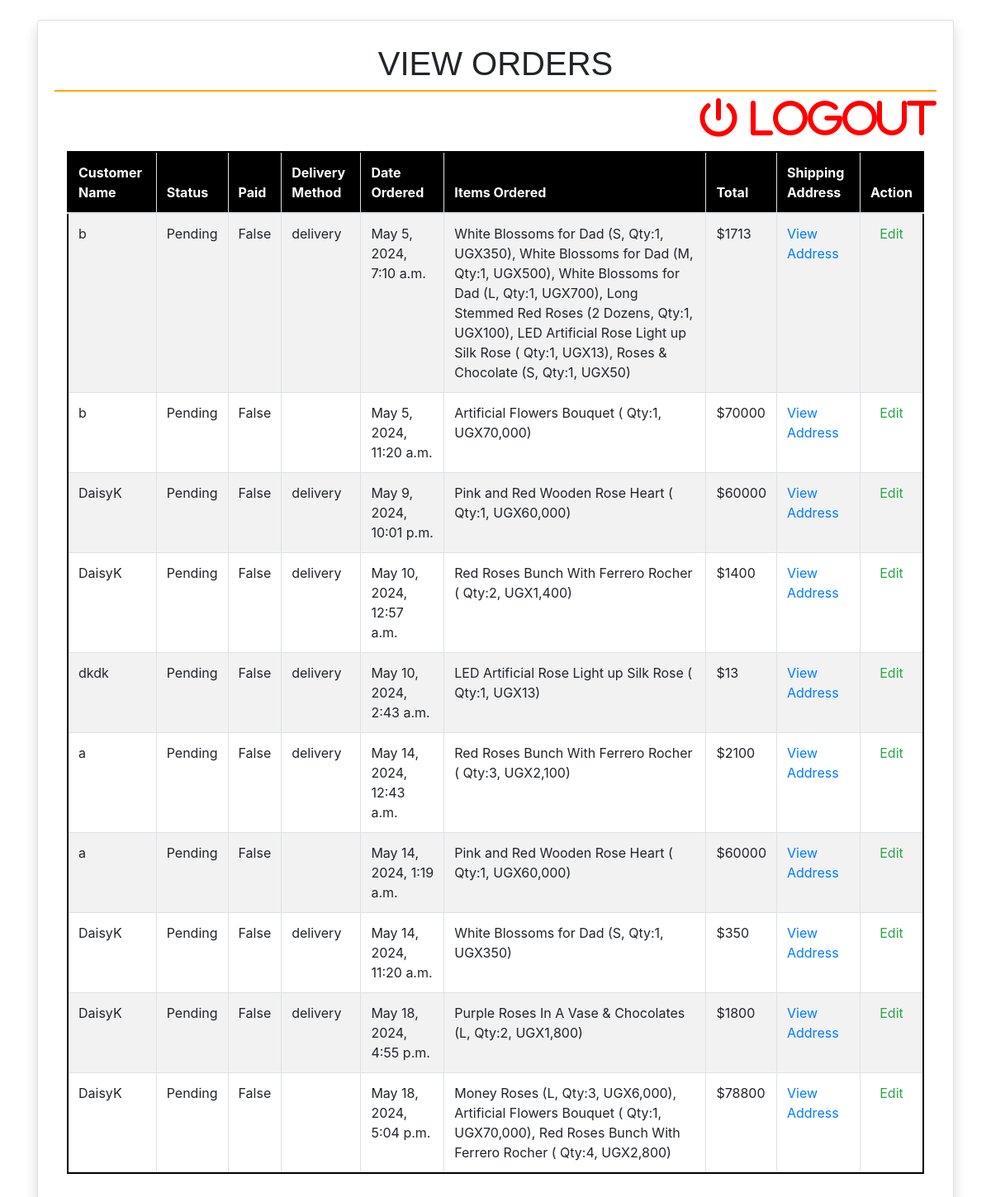
The app's page /driver_view_order/, older data.
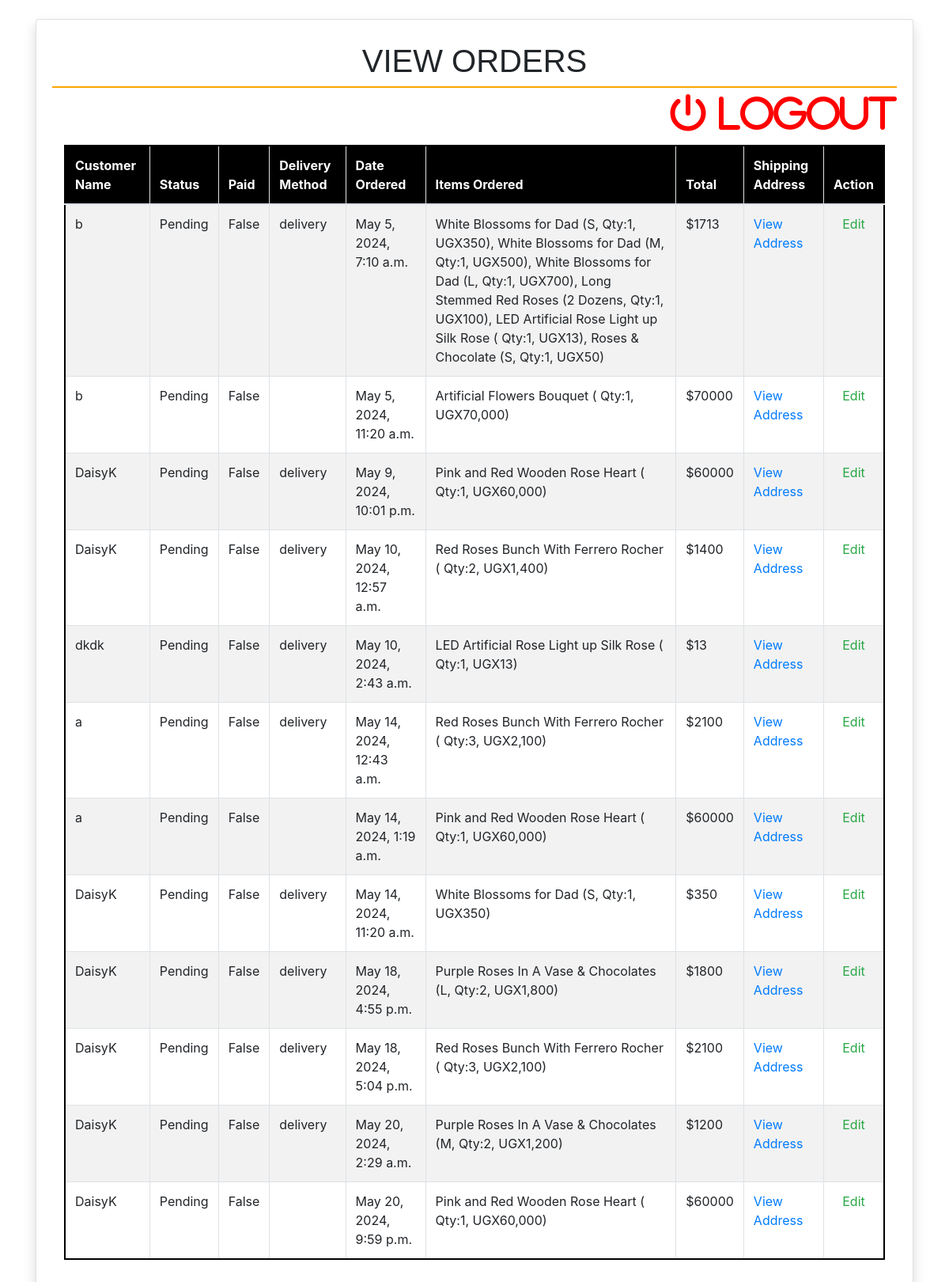
The same page, newer data.
### order/models.py (models this page shows, shortened)
class Order(models.Model):
    PAYMENT_CHOICES = (("cash", "cash"), ("online", "online"))
    DELIVERY_CHOICES = (("delivery", "delivery"), ("carryout", "carryout"))
    transaction_id = models.UUIDField(
        primary_key=True, default=uuid.uuid4, editable=True
    )
    customer = models.ForeignKey(Customer, on_delete=models.CASCADE)
    user = models.ForeignKey(User, on_delete=models.CASCADE, null=True, blank=True)
    STATUS =(
        ('Pending','Pending'),
        ('Order Confirmed','Order Confirmed'),
        ('Out for Delivery','Out for Delivery'),
        ('Delivered','Delivered'),
    )
    status=models.CharField(max_length=50,null=True,choices=STATUS,default='Pending')
    date_ordered = models.DateTimeField(auto_now_add=True)
    date_modified = models.DateTimeField(auto_now=True)
    complete = models.BooleanField(default=False)
    date_completed = models.DateTimeField(null=True, blank=True)
    paid = models.BooleanField(default=False)
    payment_method = models.CharField(max_length=10, choices=PAYMENT_CHOICES)
    delivery_method = models.CharField(max_length=10, choices=DELIVERY_CHOICES)
    shipping = models.ForeignKey(
        "ShippingAddress", on_delete=models.SET_NULL, blank=True, null=True
    )
    pickup = models.ForeignKey(
        "PickUpDetail", on_delete=models.SET_NULL, blank=True, null=True
    )
    coupon = models.ForeignKey(
        "Coupon", on_delete=models.SET_NULL, blank=True, null=True
    )
    email = models.EmailField(max_length=70, null=True, blank=True)
    phone = models.CharField(max_length=20, null=True, blank=True)
    @property
    def get_cart_subtotal(self):
        order_items = self.orderitem_set.all()
        total = sum([item.get_total for item in order_items])
        return total
    get_cart_subtotal.fget.short_description = "Subtotal"
    @property
    def get_cart_total(self):
        total = self.get_cart_subtotal
        if self.coupon:
            total = total - self.get_coupon_value
        return total
    get_cart_total.fget.short_description = "Total"
    @property
    def get_cart_items(self):
        order_items = self.orderitem_set.all()
        total = sum([item.quantity for item in order_items])
        return total
    get_cart_items.fget.short_description = "# Items"
    @property
    def display_items(self):
        order_items = self.orderitem_set.all()
        ticker, l = 1, len(order_items)
        product_titles = str()
        for item in order_items:
            add_comma = ", " if l > 1 and ticker != l else ""
            total_price = "{:,.0f}".format(item.get_total)  #Added Format the total price with commas
            if item.variation:
                product_title = f"""{item.product.name}
                ({item.variation.get_size},
                Qty:{item.quantity}, UGX{total_price}){add_comma}"""
            else:
                product_title = f"""{item.product.name}
                ( Qty:{item.quantity}, UGX{total_price}){add_comma}"""
            product_titles += product_title
            ticker += 1
        return product_titles
    @property
    def get_coupon_value(self):
        if self.coupon:
            if self.coupon.discount_type == "Percent":
                coupon_value = round(
                    self.get_cart_subtotal * self.coupon.discount_amount / 100, 2
                )
            else:
                coupon_value = self.coupon.discount_amount
        else:
            coupon_value = None
        return coupon_value
    get_coupon_value.fget.short_description = "Coupon"

class OrderItem(models.Model):
    product = models.ForeignKey(Product, on_delete=models.CASCADE)
    order = models.ForeignKey(Order, on_delete=models.CASCADE)
    variation = models.ForeignKey(
        ProductVariant, on_delete=models.SET_NULL, blank=True, null=True
    )
    quantity = models.IntegerField(default=0)
    date_added = models.DateTimeField(auto_now_add=True)
    @property
    def get_total(self):
        if self.product.has_variants:
            total = self.variation.price * self.quantity
        else:
            total = self.product.price * self.quantity
        return total
    get_total.fget.short_description = "Total"
    def image_tag(self):
        return mark_safe(
            f'<img src="{self.product.image.url}" width="100" height="100" />'
        )
    image_tag.short_description = "Image"

### users/models.py (models this page shows)
class Customer(models.Model):
    user = models.OneToOneField("User", null=True, blank=True, on_delete=models.CASCADE)
    device = models.CharField(max_length=200, null=True, blank=True)
    created_at = models.DateTimeField(auto_now_add=True)
    def __str__(self):
        return self.user.username if self.user else self.device

class User(AbstractUser):
    email = models.EmailField(unique=True)
    phone = models.CharField(max_length=15, null=True, blank=True)
    REQUIRED_FIELDS = [
        "email",
        "phone"
    ]

### store/models.py (models this page shows, shortened)
class Product(models.Model):
    id = models.UUIDField(primary_key=True, default=uuid.uuid4, editable=False)
    name = models.CharField(max_length=100)
    price = models.DecimalField(max_digits=15, decimal_places=0, blank=True, null=True)
    desc = models.TextField(max_length=500, blank=True, null=True)
    image = models.ImageField(blank=True, upload_to="images")
    created_at = models.DateField(auto_now_add=True)
    updated_at = models.DateField(auto_now=True)
    product_category = models.ForeignKey(
        "Category", on_delete=models.CASCADE, null=True, blank=True
    )
    class Meta:
        ordering = ("product_category",)
    def image_tag(self):  # pragma: no cover
        if self.image:
            return mark_safe(f'<img src="{self.image.url}" width="100" height="100" />')
    image_tag.short_description = "Image"
    @property
    def has_variants(self):
        if self.productvariant_set.count() > 0:
            return True
        else:
            return False

class ProductVariant(models.Model):
    title = models.CharField(max_length=100, blank=True, null=True)
    product = models.ForeignKey(Product, on_delete=models.CASCADE)
    size = models.ForeignKey(Size, on_delete=models.CASCADE)
    price = models.DecimalField(max_digits=15, decimal_places=0)
    @property
    def get_size(self):
        return str(self.size)

class Size(models.Model):
    name = models.CharField(max_length=20, blank=True, null=True, unique=True)
    def __str__(self):
        return self.name

### custom_admin/views.py (the view)
# urls.py: path('driver_view_order/', driver_view_orders, name='driver_view_orders'),
def driver_view_orders(request):
    orders = Order.objects.all()
    context = {'orders': orders}
    return render(request, 'admin/driver_view_order.html', context)

### store/context_processors.py (called while the page is built)
def get_cart_quantity(request):
    if request.user.is_authenticated:
        try:
            customer = request.user.customer
        except:
            number_of_items = 0
    else:
        try:
            customer, created = Customer.objects.get_or_create(
                device=request.COOKIES["device"]
            )
        except:
            number_of_items = 0
    try:
        customer_order = Order.objects.filter(customer=customer, complete=False)[0]
        number_of_items = customer_order.get_cart_items
    except:
        number_of_items = 0
    return {"cart_quantity": number_of_items}

### templates/admin/driver_view_order.html (shortened to what this page needs)
{% extends 'admin/driver_base.html' %}
{% block content %}
<div class="card shadow">
    <div class="card-body">
        <h1 class="p-2 text-center" style="border-bottom: 2px solid orange; font-family: 'Georgia', sans-serif; font-size: 2.5em; text-transform: uppercase;">
            View Orders</h1>
        <div class="text-right mb-3">
            <a href="{% url 'users:logout' %}" class="fa fa-power-off" style="font-size:48px;color:red"></i></i> Logout
            </a>
        </div>
        <div class="container">
            <div class="table-responsive">
                <table class="table table-bordered table-striped" style="border: 2px solid black;" id="example">
                    <thead style="background-color: black; color: white;">
                        <tr>
                            <th>Customer Name</th>
                            <th>Status</th>
                            <th>Paid</th>
                            <th>Delivery Method</th>
                            <th>Date Ordered</th>
                            <th>Items Ordered</th>
                            <th>Total</th>
                            <th>Shipping Address</th>
                            <th class="text-center">Action</th>
                        </tr>
                    </thead>
                    <tbody>
                        {% for order in orders %}
                            <tr>
                                <td>{{ order.customer }}</td>
                                <td>{{ order.status|default:"Pending" }}</td>
                                <td>{{ order.paid }}</td>
                                <td>{{ order.delivery_method }}</td>
                                <td>{{ order.date_ordered }}</td>
                                <td>{{ order.display_items }}</td>
                                <td>${{ order.get_cart_total }}</td>
                                <td><a href="{% url 'driver_view_shipping_address' order.transaction_id %}">View Address</a></td>
                                <td class="text-center">
                                    <a href="{% url 'driver_edit_order' order.transaction_id %}" class="text-success">Edit</a>
                                </td>
                            </tr>
                        {% endfor %}
                    </tbody>
                </table>
            </div>
        </div>
    </div>
</div>
<link rel="stylesheet" href="https://cdnjs.cloudflare.com/ajax/libs/font-awesome/6.0.0/css/all.min.css">
<link rel="stylesheet" href="https://stackpath.bootstrapcdn.com/bootstrap/4.3.1/css/bootstrap.min.css">
<link rel="stylesheet" type="text/css" href="https://cdn.datatables.net/1.10.24/css/dataTables.bootstrap4.min.css">
{% endblock %}

Row changes from the older to the newer data that the page shows:
changed Order "May 18, 2024, 5:04 p.m.": delivery_method (not shown) → "delivery"; display_items "Money Roses (L, Qty:3, UGX6,000), Artificial Flowers Bouquet ( Qty:1, UGX70,000), Red Roses Bunch With Ferrero Rocher ( Qty:4, UGX2,800)" → "Red Roses Bunch With Ferrero Rocher ( Qty:3, UGX2,100)"; get_cart_total "78800" → "2100"
added Order: customer "DaisyK", status "Pending", paid "False", delivery_method "delivery", date_ordered "May 20, 2024, 2:29 a.m.", display_items "Purple Roses In A Vase & Chocolates (M, Qty:2, UGX1,200)", get_cart_total "1200"
added Order: customer "DaisyK", status "Pending", paid "False", date_ordered "May 20, 2024, 9:59 p.m.", display_items "Pink and Red Wooden Rose Heart ( Qty:1, UGX60,000)", get_cart_total "60000"
